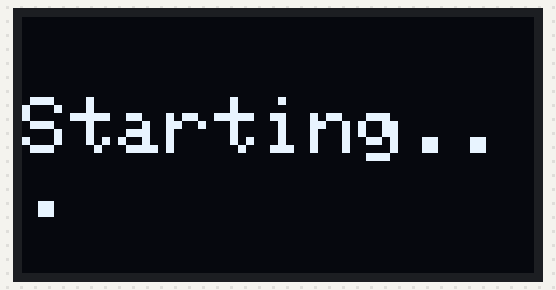
The sketch below on a simulated ESP32-S3. On the bench: 128×64 one-colour display. What the sketch prints to the serial monitor is not drawn.

Above: at 0.1 s.
At 1.35 s:
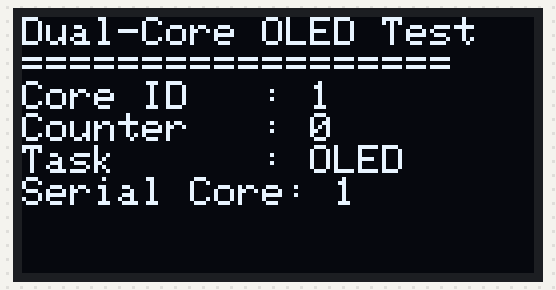
At 11.1 s:
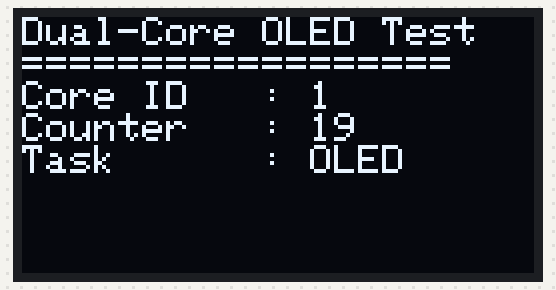
At 20.27 s:
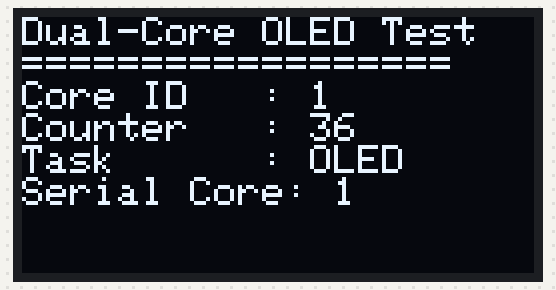
At 30.0 s:
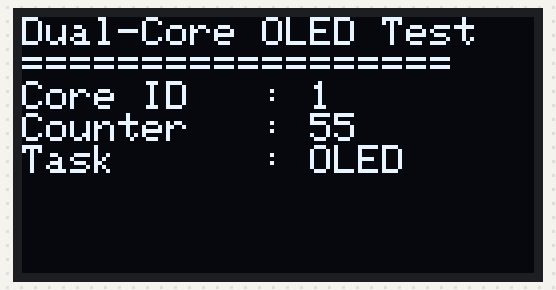
At 39.5 s:
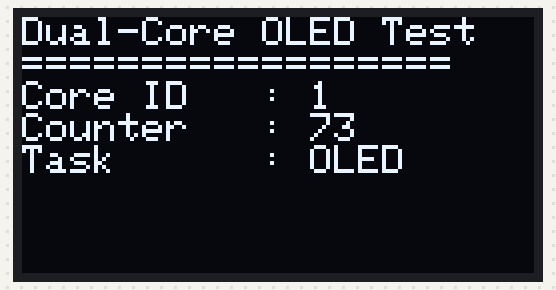

Measured:
- what the display in image 1 shows lasts 0.5 s, from 1.1 s to 1.6 s

The sketch:

sketch.ino
```cpp
#include <Wire.h>
#include <Adafruit_GFX.h>
#include <Adafruit_SSD1306.h>

#define SCREEN_WIDTH 128
#define SCREEN_HEIGHT 64
#define OLED_RESET -1

// Pin I2C sesuai wiring-mu
#define SDA_PIN 20   // GPIO20 → SDA
#define SCL_PIN 19   // GPIO19 → SCL

Adafruit_SSD1306 display(SCREEN_WIDTH, SCREEN_HEIGHT, &Wire, OLED_RESET);

SemaphoreHandle_t xMutex = NULL;

TaskHandle_t TaskOLED;
TaskHandle_t TaskSerial;

void updateOLEDTask(void *pvParameters) {
  int counter = 0;
  int coreID = xPortGetCoreID();

  while (1) {
    if (xSemaphoreTake(xMutex, portMAX_DELAY) == pdTRUE) {
      display.clearDisplay();
      display.setTextSize(1);
      display.setTextColor(SSD1306_WHITE);
      display.setCursor(0, 0);
      display.println("Dual-Core OLED Test");
      display.println("==================");
      display.printf("Core ID   : %d", coreID);
      display.printf("\nCounter   : %d", counter++);
      display.printf("\nTask      : OLED");
      display.display();
      xSemaphoreGive(xMutex);
    }
    vTaskDelay(500 / portTICK_PERIOD_MS); // Update tiap 0.5 detik
  }
}

void serialLogTask(void *pvParameters) {
  int counter = 0;
  int coreID = xPortGetCoreID();

  while (1) {
    // Akses OLED juga dari Core 1 (dengan mutex)
    if (xSemaphoreTake(xMutex, 10 / portTICK_PERIOD_MS) == pdTRUE) {
      display.setCursor(0, 32);
      display.printf("\nSerial Core: %d", coreID);
      display.display();
      xSemaphoreGive(xMutex);
    }

    Serial.printf("Core %d - Serial Log #%d\n", coreID, counter++);
    vTaskDelay(1000 / portTICK_PERIOD_MS); // Log tiap 1 detik
  }
}

void setup() {
  Serial.begin(115200);

  // Inisialisasi I2C dengan pin custom
  Wire.begin(SDA_PIN, SCL_PIN);

  // Inisialisasi OLED
  if (!display.begin(SSD1306_SWITCHCAPVCC, 0x3C)) {
    Serial.println("❌ OLED not found!");
    while (1);
  }

  display.clearDisplay();
  display.setTextSize(2);
  display.setTextColor(SSD1306_WHITE);
  display.setCursor(0, 20);
  display.println("Starting...");
  display.display();

  delay(1000);

  // Buat mutex
  xMutex = xSemaphoreCreateMutex();

  // Buat task di Core 0 (OLED)
  xTaskCreatePinnedToCore(
    updateOLEDTask,
    "OLED_Task",
    4096,
    NULL,
    1,
    &TaskOLED,
    0
  );

  // Buat task di Core 1 (Serial)
  xTaskCreatePinnedToCore(
    serialLogTask,
    "Serial_Task",
    4096,
    NULL,
    1,
    &TaskSerial,
    1
  );

  Serial.println("✅ Dual-core OLED control ready!");
}

void loop() {
  // Kosong — semua dikendalikan oleh task
}
```
